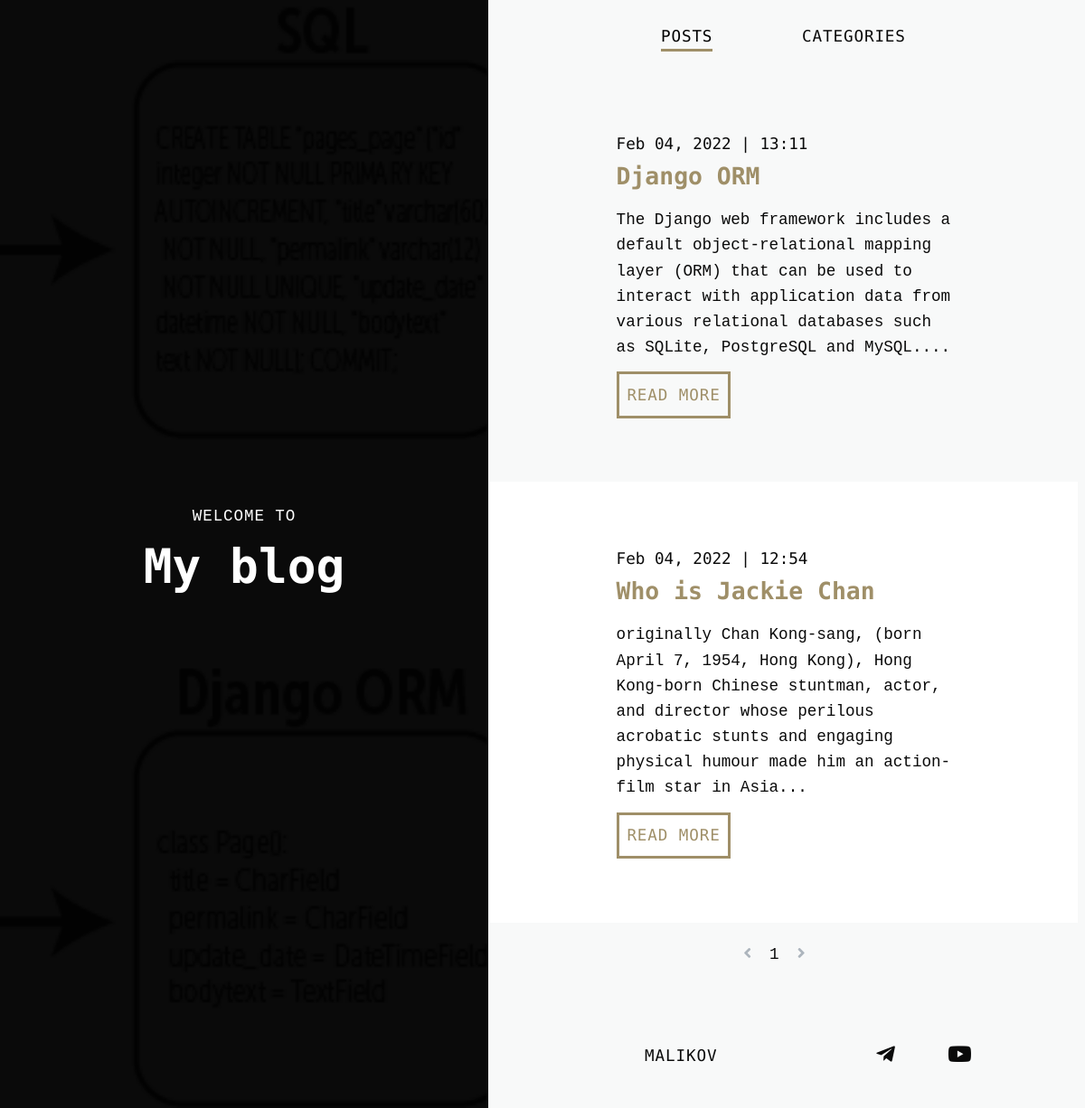
The page / on the database its author committed.
### blog/models.py (models this page shows, shortened)
class Post(models.Model):
    title = models.CharField(max_length=100)
    description = models.CharField(max_length=210)
    slug = models.SlugField()
    created_at = models.DateTimeField(auto_now_add=True)
    updated_at = models.DateTimeField(auto_now=True)
    text = RichTextField()
    active = models.BooleanField(default=True)
    comment_count = models.IntegerField(default=0)
    view_count = models.IntegerField(default=0)
    like_count = models.IntegerField(default=0)
    images = models.ImageField(upload_to='post_images')
    category = models.ManyToManyField(Category)
    class Meta:
        ordering = ('-created_at',)

### blog/views.py (the view)
# urls.py: path('', post_list, name='homepage'),
def post_list(request):
    posts = Post.objects.filter(active=True)
    paginator = Paginator(posts, 3)
    page_request_var = 'page'
    page = request.GET.get(page_request_var)
    try:
        paginated_queryset = paginator.page(page)
    except PageNotAnInteger:
        paginated_queryset = paginator.page(1)
    except EmptyPage:
        paginated_queryset = paginator.page(paginator.num_pages)
    categories = Category.objects.all()
    context = {'posts': paginated_queryset, 'categories': categories, 'page_request_var': page_request_var}
    return render(request, 'home.html', context)

### templates/home.html (shortened to what this page needs)
{% extends 'base.html' %}
{% block content %}
<main>
  <section class="previews">
      <div>
        {% for post in posts %}
          <figure class="absolute-bg preview__img"
                  style="background-image: url({{ post.images.url }});"></figure>
        {% endfor %}
          <div class="previews__container">
              <span>Welcome to</span>
              <h1>My blog</h1>
          </div>
      </div>
      <div>
          <header>
              <ul class="tabs">
                  <li class="tabs__item">Posts</li>
                  <li class="tabs__item">Categories</li>
              </ul>
          </header>
          <div class="tab">
                <ul itemscope itemtype="http://schema.org/Blog">
                    {% for post in posts %}
                    <li class="preview" itemprop="blogPost" itemscope itemtype="http://schema.org/BlogPosting">
                        <a class="preview__link" href="{% url 'post_detail' post.slug %}" itemprop="url">
                            <span class="preview__date">{{ post.created_at|date:'M d, Y | H:i' }}</span>
                            <h2 class="preview__header" itemprop="name">{{ post.title }}</h2>
                            <p class="preview__excerpt" itemprop="description">{{ post.description }}...</p>
                            <span class="preview__more">Read More</span>
                        </a>
                    </li>
                    {% endfor %}
                </ul>
                <ul>
              <footer class="section-padding--sm footer">
                <ul class='pagination' style='display:flex; margin:-40px auto;'>
                    {% if posts.has_previous %}
                    <li><a href='?page={{ posts.previous_page_number }}' style='margin-left:20px;'><i class="fa fa-angle-left"></i></a></li>
                    {% else %}
                    <li><a href='#' style='margin-left:20px;'><i class="fa fa-angle-left" style="color:#ADB5BD; cursor: default;"></i></a></li>
                    {% endif %}
                    <li><a href='#' style='margin-left:20px;'>{{ posts.number }}</a></li>
                    {% if posts.has_next %}
                    <li><a href='?page={{ posts.next_page_number }}' style='margin-left:20px;'><i class="fa fa-angle-right"></i></a></li>
                    {% else %}
                    <li><a href='#' style='margin-left:20px;'><i class="fa fa-angle-right" style="color:#ADB5BD; cursor: default;"></i></li>
                    {% endif %}
                </ul>
              </footer>
              <footer class="section-padding--sm footer">
                <a class="footer__archive" href="/">MALIKOV</a>
                <ul class="footer__social">
                    <li><a class="fa fa-lg fa-github" href="https://github.com/sevbo2003" target="_blank"></a>
                    </li>
                    <li><a class="fab fa-lg fa-telegram-plane" href="https://www.linkedin.com/in/abdusamad-malikov/" target="_blank"></a>
                    </li>
                    <li><a class="fa fa-lg fa-linkedin" href="https://www.linkedin.com/in/abdusamad-malikov/"
                           target="_blank"></a></li>
                    <li><a class="fab fa-lg fa-youtube" href="https://www.youtube.com/channel/UCmA8lwHZHfpbSkbv65awfdQ" target="_blank"></a>
                    </li>
                    <li><a class="fa fa-lg fa-facebook" href="https://www.facebook.com/abdusamad.malikov.18"
                           target="_blank"></a></li>
                    <li><a class="fa fa-lg fa-instagram" href="https://www.instagram.com/abdusamad_malikov/"
                           target="_blank"></a></li>
                </ul>
            </footer>
          </div>
  </section>
</main>
{% endblock %}

### static/css/home.css (style rules this page uses)
*, *:before, *:after { box-sizing: border-box; }
body { font-family: "Inconsolata", monospace; font-feature-settings: "liga" 0; font-size: 100%; line-height: 1.6; }
@media (min-width: 20em) { body { font-size: 102.5%; } }
@media (min-width: 30em) { body { font-size: 105%; } }
@media (min-width: 54em) { body { font-size: 107.5%; } }
@media (min-width: 64em) { body { font-size: 110%; } }
h1, h2 { margin: 0; font-family: "Space Mono", monospace; }
@media (min-width: 54em) { h1 { font-size: 3em; } }
p { margin: 0 0 0.75em; }
a { color: #0a0a0a; text-decoration: none; transition: color 0.4s ease-in-out; }
figure { margin: 0; }
ul { margin: 0; padding: 0; list-style-type: none; }
.footer__archive, .card__more, .preview__more, .previews__container span, .tabs { font-family: "Space Mono", monospace; letter-spacing: 0.05em; text-transform: uppercase; }
.card__img:after, .previews > *:first-child:after { content: ""; position: absolute; top: 0; left: 0; height: 100%; width: 100%; background-color: rgba(10, 10, 10, 0.2); transition: background-color 0.4s ease-in-out; }
body { background-color: #f8f9f9; }
section { position: relative; }
.section-padding--sm { padding: 2em 0; }
[class*=__container] { position: relative; z-index: 1; }
.previews > *:first-child { position: relative; height: 30em; background-color: #0a0a0a; }
@media (min-width: 54em) { .previews > *:first-child { position: fixed; top: 0; left: 0; height: 100%; width: 45%; } }
.previews > *:last-child { min-height: 100vh; }
@media (min-width: 54em) { .previews > *:last-child { margin-left: 45%; } }
.tabs { display: flex; justify-content: space-around; padding: 1em; }
@media (min-width: 54em) { .tabs { padding-left: 8em; padding-right: 8em; } }
.tabs__item { cursor: pointer; }
.tabs__item:not(.active) { position: relative; color: #0a0a0a; }
.tabs__item:not(.active):after { content: ""; position: absolute; bottom: 0; left: 0; width: 0%; border-bottom: 3px solid #9f8f68; transition: width 0.4s ease-in-out; }
.tabs__item.active { border-bottom: 3px solid #9f8f68; }
.tab.active { will-change: opacity; animation: fade-in 1s both; }
.previews__container { display: flex; flex-direction: column; align-items: center; justify-content: center; height: 100%; width: 100%; padding: 2em; color: #fff; }
.previews__container span { font-family: "Inconsolata", monospace; }
.preview { transition: background-color 0.2s ease-in-out; }
.preview:nth-child(even) { background-color: #fff; }
.preview__img { will-change: opacity; animation: fade-in 1s both; }
.preview__link { display: block; padding: 2em 1em; }
@media (min-width: 54em) { .preview__link { padding: 4em 8em; } }
.preview__date { font-family: "Space Mono", monospace; color: #0a0a0a; }
.preview__header { color: #9f8f68; margin-bottom: 0.5em; }
.preview__excerpt { color: #0a0a0a; }
.preview__more { display: inline-block; padding: 0.5em; font-family: "Space Mono", monospace; color: #9f8f68; border: 3px solid #9f8f68; box-shadow: inset 0 0 0 0 #9f8f68; transition: all 0.4s ease-in-out; }
.footer { display: flex; flex-direction: column; align-items: center; justify-content: space-between; padding-left: 2em; padding-right: 2em; }
@media (min-width: 30em) { .footer { flex-direction: row; } }
.footer__archive { position: relative; color: #0a0a0a; }
.footer__archive:after { content: ""; position: absolute; bottom: 0; left: 0; width: 0%; border-bottom: 3px solid #9f8f68; transition: width 0.4s ease-in-out; }
.footer__social { display: flex; margin-top: 1em; }
@media (min-width: 30em) { .footer__social { margin-top: 0; } }
.footer__social > *:not(:last-child) { margin-right: 1em; }
.absolute-bg { position: absolute; top: 0; left: 0; height: 100%; width: 100%; background-size: cover; background-repeat: no-repeat; background-position: 50%; }

### rows shown on the page
Post: images (picture), created_at|H "Feb 04, 2022 | 13:11", title "Django ORM", description "The Django web framework includes a default object-relational mapping layer (ORM) that can be used to interact with application data from various relational databases such as SQLite, PostgreSQL and MySQL."
Post: created_at|H "Feb 04, 2022 | 12:54", title "Who is Jackie Chan", description "originally Chan Kong-sang, (born April 7, 1954, Hong Kong), Hong Kong-born Chinese stuntman, actor, and director whose perilous acrobatic stunts and engaging physical humour made him an action-film star in Asia"

### other values the page prints
{{ posts.number }} "1"
